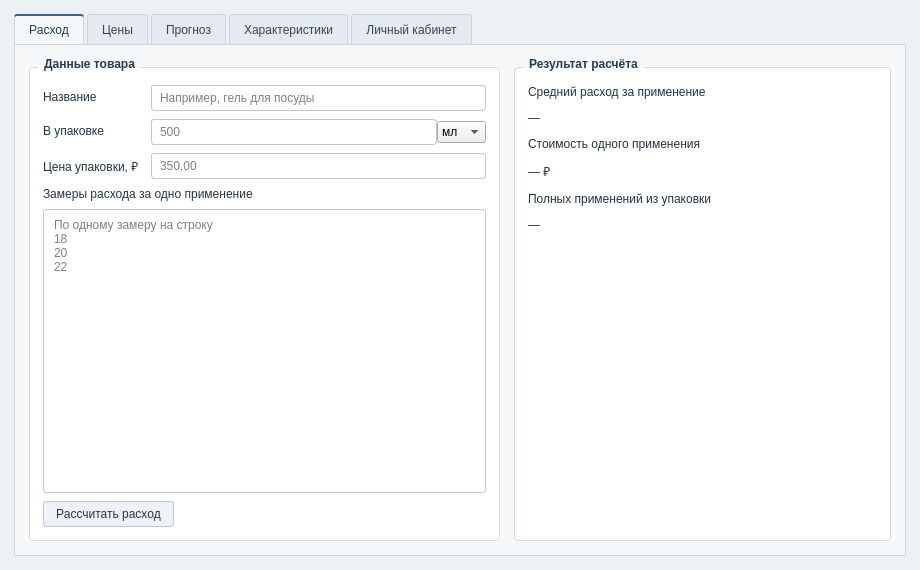
<?xml version="1.0" encoding="UTF-8"?>
<ui version="4.0">
 <class>HouseholdGoodsWindow</class>
 <widget class="QMainWindow" name="HouseholdGoodsWindow">
  <property name="geometry">
   <rect>
    <x>0</x>
    <y>0</y>
    <width>920</width>
    <height>570</height>
   </rect>
  </property>
  <property name="minimumSize">
   <size>
    <width>740</width>
    <height>490</height>
   </size>
  </property>
  <property name="windowTitle">
   <string>Аналитика товаров для дома</string>
  </property>
  <property name="styleSheet">
   <string notr="true">QWidget#centralWidget {
    background: #edf0f3;
}
QLabel {
    color: #243343;
}
QLabel[role=&quot;hint&quot;] {
    color: #516273;
}
QLabel[role=&quot;value&quot;] {
    color: #244e76;
    font-size: 18px;
    font-weight: 600;
}
QTabWidget::pane {
    border: 1px solid #cbd3dc;
    background: #f5f7f9;
}
QTabBar::tab {
    background: #e5eaf0;
    border: 1px solid #cbd3dc;
    border-bottom: none;
    border-top-left-radius: 3px;
    border-top-right-radius: 3px;
    color: #334454;
    padding: 7px 14px;
    margin-right: 3px;
}
QTabBar::tab:selected {
    background: #f5f7f9;
    border-top: 2px solid #3b638a;
    color: #173d62;
}
QGroupBox {
    background: white;
    border: 1px solid #d4dbe3;
    border-radius: 4px;
    margin-top: 10px;
    padding: 8px 4px 4px;
    font-weight: 600;
}
QGroupBox::title {
    subcontrol-origin: margin;
    subcontrol-position: top left;
    left: 9px;
    padding: 0 4px;
    color: #283b4e;
}
QGroupBox QWidget {
    font-weight: normal;
}
QLineEdit, QPlainTextEdit {
    background: #ffffff;
    border: 1px solid #bcc8d4;
    border-radius: 3px;
    padding: 4px 6px;
    selection-background-color: #315d87;
}
QLineEdit:focus, QPlainTextEdit:focus {
    border-color: #3b638a;
}
QPushButton {
    background: #eef2f6;
    border: 1px solid #bec9d5;
    border-radius: 3px;
    color: #253748;
    padding: 5px 12px;
}
QPushButton:hover, QPushButton:focus {
    background: #e4edf5;
    border-color: #6c8aa7;
}
QPushButton[role=&quot;primary&quot;] {
    background: #315d87;
    border-color: #315d87;
    color: white;
}
QPushButton[role=&quot;primary&quot;]:hover, QPushButton[role=&quot;primary&quot;]:focus {
    background: #264e75;
    border-color: #264e75;
}
QTableWidget {
    background: white;
    alternate-background-color: #f5f7fa;
    border: 1px solid #ccd6e0;
    gridline-color: #e0e6ed;
    selection-background-color: #dce8f3;
    selection-color: #1d3a56;
}
QHeaderView::section {
    background: #e9eef4;
    border: none;
    border-right: 1px solid #d4dee9;
    border-bottom: 1px solid #ccd6e0;
    color: #273c51;
    padding: 5px 7px;
}</string>
  </property>
  <widget class="QWidget" name="centralWidget">
   <layout class="QVBoxLayout" name="windowLayout">
    <property name="leftMargin">
     <number>14</number>
    </property>
    <property name="topMargin">
     <number>14</number>
    </property>
    <property name="rightMargin">
     <number>14</number>
    </property>
    <property name="bottomMargin">
     <number>14</number>
    </property>
    <item>
     <widget class="QTabWidget" name="mainTabs">
      <property name="currentIndex">
       <number>0</number>
      </property>
      <widget class="QWidget" name="usageTab">
       <attribute name="title">
        <string>Расход</string>
       </attribute>
       <layout class="QHBoxLayout" name="usageLayout" stretch="5,4">
        <property name="spacing">
         <number>14</number>
        </property>
        <property name="leftMargin">
         <number>14</number>
        </property>
        <property name="topMargin">
         <number>12</number>
        </property>
        <property name="rightMargin">
         <number>14</number>
        </property>
        <property name="bottomMargin">
         <number>14</number>
        </property>
        <item>
         <widget class="QGroupBox" name="usageInputGroup">
          <property name="title">
           <string>Данные товара</string>
          </property>
          <layout class="QVBoxLayout" name="usageInputLayout">
           <property name="spacing">
            <number>8</number>
           </property>
           <item>
            <layout class="QFormLayout" name="usageProductForm">
             <property name="fieldGrowthPolicy">
              <enum>QFormLayout::FieldGrowthPolicy::AllNonFixedFieldsGrow</enum>
             </property>
             <property name="horizontalSpacing">
              <number>12</number>
             </property>
             <property name="verticalSpacing">
              <number>8</number>
             </property>
             <item row="0" column="0">
              <widget class="QLabel" name="productLabel">
               <property name="text">
                <string>Название</string>
               </property>
               <property name="buddy">
                <cstring>productInput</cstring>
               </property>
              </widget>
             </item>
             <item row="0" column="1">
              <widget class="QLineEdit" name="productInput">
               <property name="placeholderText">
                <string>Например, гель для посуды</string>
               </property>
              </widget>
             </item>
             <item row="1" column="0">
              <widget class="QLabel" name="packageLabel">
               <property name="text">
                <string>В упаковке</string>
               </property>
               <property name="buddy">
                <cstring>packageInput</cstring>
               </property>
              </widget>
             </item>
             <item row="1" column="1">
              <layout class="QHBoxLayout" name="packageLayout">
               <item>
                <widget class="QLineEdit" name="packageInput">
                 <property name="placeholderText">
                  <string>500</string>
                 </property>
                </widget>
               </item>
               <item>
                <widget class="QComboBox" name="packageUnit">
                 <property name="accessibleName">
                  <string>Единица измерения</string>
                 </property>
                 <item>
                  <property name="text">
                   <string>мл</string>
                  </property>
                 </item>
                 <item>
                  <property name="text">
                   <string>г</string>
                  </property>
                 </item>
                 <item>
                  <property name="text">
                   <string>шт.</string>
                  </property>
                 </item>
                </widget>
               </item>
              </layout>
             </item>
             <item row="2" column="0">
              <widget class="QLabel" name="packagePriceLabel">
               <property name="text">
                <string>Цена упаковки, ₽</string>
               </property>
               <property name="buddy">
                <cstring>packagePriceInput</cstring>
               </property>
              </widget>
             </item>
             <item row="2" column="1">
              <widget class="QLineEdit" name="packagePriceInput">
               <property name="placeholderText">
                <string>350,00</string>
               </property>
              </widget>
             </item>
            </layout>
           </item>
           <item>
            <widget class="QLabel" name="measurementsLabel">
             <property name="text">
              <string>Замеры расхода за одно применение</string>
             </property>
             <property name="wordWrap">
              <bool>true</bool>
             </property>
             <property name="buddy">
              <cstring>measurementsInput</cstring>
             </property>
            </widget>
           </item>
           <item>
            <widget class="QPlainTextEdit" name="measurementsInput">
             <property name="tabChangesFocus">
              <bool>true</bool>
             </property>
             <property name="placeholderText">
              <string>По одному замеру на строку
18
20
22</string>
             </property>
            </widget>
           </item>
           <item alignment="Qt::AlignmentFlag::AlignLeft">
            <widget class="QPushButton" name="calculateUsageButton">
             <property name="text">
              <string>Рассчитать расход</string>
             </property>
             <property name="role" stdset="0">
              <string>primary</string>
             </property>
            </widget>
           </item>
          </layout>
         </widget>
        </item>
        <item>
         <widget class="QGroupBox" name="usageResultGroup">
          <property name="title">
           <string>Результат расчёта</string>
          </property>
          <layout class="QVBoxLayout" name="usageResultLayout">
           <property name="spacing">
            <number>12</number>
           </property>
           <item>
            <widget class="QLabel" name="averageUsageLabel">
             <property name="text">
              <string>Средний расход за применение</string>
             </property>
             <property name="wordWrap">
              <bool>true</bool>
             </property>
            </widget>
           </item>
           <item>
            <widget class="QLabel" name="averageUsageValue">
             <property name="text">
              <string>—</string>
             </property>
             <property name="role" stdset="0">
              <string>value</string>
             </property>
            </widget>
           </item>
           <item>
            <widget class="QLabel" name="usageCostLabel">
             <property name="text">
              <string>Стоимость одного применения</string>
             </property>
             <property name="wordWrap">
              <bool>true</bool>
             </property>
            </widget>
           </item>
           <item>
            <widget class="QLabel" name="usageCostValue">
             <property name="text">
              <string>— ₽</string>
             </property>
             <property name="role" stdset="0">
              <string>value</string>
             </property>
            </widget>
           </item>
           <item>
            <widget class="QLabel" name="fullUsesLabel">
             <property name="text">
              <string>Полных применений из упаковки</string>
             </property>
             <property name="wordWrap">
              <bool>true</bool>
             </property>
            </widget>
           </item>
           <item>
            <widget class="QLabel" name="fullUsesValue">
             <property name="text">
              <string>—</string>
             </property>
             <property name="role" stdset="0">
              <string>value</string>
             </property>
            </widget>
           </item>
           <item>
            <spacer name="usageResultSpacer">
             <property name="orientation">
              <enum>Qt::Orientation::Vertical</enum>
             </property>
             <property name="sizeHint" stdset="0">
              <size>
               <width>0</width>
               <height>12</height>
              </size>
             </property>
            </spacer>
           </item>
          </layout>
         </widget>
        </item>
       </layout>
      </widget>
      <widget class="QWidget" name="pricesTab">
       <attribute name="title">
        <string>Цены</string>
       </attribute>
       <layout class="QVBoxLayout" name="pricesLayout">
        <property name="spacing">
         <number>10</number>
        </property>
        <property name="leftMargin">
         <number>14</number>
        </property>
        <property name="topMargin">
         <number>12</number>
        </property>
        <property name="rightMargin">
         <number>14</number>
        </property>
        <property name="bottomMargin">
         <number>14</number>
        </property>
        <item>
         <widget class="QGroupBox" name="offerGroup">
          <property name="title">
           <string>Предложение магазина</string>
          </property>
          <layout class="QVBoxLayout" name="offerLayout">
           <property name="spacing">
            <number>8</number>
           </property>
           <item>
            <layout class="QHBoxLayout" name="priceLinkLayout">
             <item>
              <widget class="QLineEdit" name="productLinkInput">
               <property name="accessibleName">
                <string>Ссылка на карточку товара</string>
               </property>
               <property name="placeholderText">
                <string>Ссылка на карточку товара</string>
               </property>
              </widget>
             </item>
             <item>
              <widget class="QPushButton" name="loadPriceButton">
               <property name="text">
                <string>Загрузить цену</string>
               </property>
              </widget>
             </item>
            </layout>
           </item>
           <item>
            <layout class="QGridLayout" name="offerFieldsLayout" columnstretch="3,2,0,2">
             <item row="0" column="0">
              <widget class="QLabel" name="storeLabel">
               <property name="text">
                <string>Магазин</string>
               </property>
               <property name="buddy">
                <cstring>storeInput</cstring>
               </property>
              </widget>
             </item>
             <item row="0" column="1" colspan="2">
              <widget class="QLabel" name="offerPackageLabel">
               <property name="text">
                <string>Количество в упаковке</string>
               </property>
               <property name="buddy">
                <cstring>offerPackageInput</cstring>
               </property>
              </widget>
             </item>
             <item row="0" column="3">
              <widget class="QLabel" name="offerPriceLabel">
               <property name="text">
                <string>Цена, ₽</string>
               </property>
               <property name="buddy">
                <cstring>offerPriceInput</cstring>
               </property>
              </widget>
             </item>
             <item row="1" column="0">
              <widget class="QLineEdit" name="storeInput"/>
             </item>
             <item row="1" column="1">
              <widget class="QLineEdit" name="offerPackageInput"/>
             </item>
             <item row="1" column="2">
              <widget class="QComboBox" name="offerUnit">
               <property name="accessibleName">
                <string>Единица измерения для сравнения</string>
               </property>
               <item>
                <property name="text">
                 <string>мл</string>
                </property>
               </item>
               <item>
                <property name="text">
                 <string>г</string>
                </property>
               </item>
               <item>
                <property name="text">
                 <string>шт.</string>
                </property>
               </item>
              </widget>
             </item>
             <item row="1" column="3">
              <widget class="QLineEdit" name="offerPriceInput"/>
             </item>
            </layout>
           </item>
           <item alignment="Qt::AlignmentFlag::AlignRight">
            <widget class="QPushButton" name="addOfferButton">
             <property name="text">
              <string>Добавить предложение</string>
             </property>
             <property name="role" stdset="0">
              <string>primary</string>
             </property>
            </widget>
           </item>
          </layout>
         </widget>
        </item>
        <item>
         <widget class="QTableWidget" name="offersTable">
          <property name="accessibleName">
           <string>Предложения магазинов</string>
          </property>
          <property name="editTriggers">
           <set>QAbstractItemView::EditTrigger::NoEditTriggers</set>
          </property>
          <property name="alternatingRowColors">
           <bool>true</bool>
          </property>
          <property name="selectionBehavior">
           <enum>QAbstractItemView::SelectionBehavior::SelectRows</enum>
          </property>
          <attribute name="horizontalHeaderDefaultSectionSize">
           <number>165</number>
          </attribute>
          <attribute name="horizontalHeaderStretchLastSection">
           <bool>true</bool>
          </attribute>
          <attribute name="verticalHeaderVisible">
           <bool>false</bool>
          </attribute>
          <column>
           <property name="text">
            <string>Магазин</string>
           </property>
          </column>
          <column>
           <property name="text">
            <string>Упаковка</string>
           </property>
          </column>
          <column>
           <property name="text">
            <string>Цена, ₽</string>
           </property>
          </column>
          <column>
           <property name="text">
            <string>За 100 мл, ₽</string>
           </property>
          </column>
         </widget>
        </item>
        <item>
         <layout class="QHBoxLayout" name="priceSummaryLayout">
          <item>
           <widget class="QLabel" name="bestPriceLabel">
            <property name="text">
             <string>Добавьте два предложения для сравнения.</string>
            </property>
            <property name="wordWrap">
             <bool>true</bool>
            </property>
            <property name="role" stdset="0">
             <string>hint</string>
            </property>
           </widget>
          </item>
          <item>
           <widget class="QPushButton" name="removeOfferButton">
            <property name="enabled">
             <bool>false</bool>
            </property>
            <property name="text">
             <string>Удалить выбранное</string>
            </property>
           </widget>
          </item>
         </layout>
        </item>
       </layout>
      </widget>
      <widget class="QWidget" name="forecastTab">
       <attribute name="title">
        <string>Прогноз</string>
       </attribute>
       <layout class="QHBoxLayout" name="forecastLayout" stretch="2,3">
        <property name="spacing">
         <number>14</number>
        </property>
        <property name="leftMargin">
         <number>14</number>
        </property>
        <property name="topMargin">
         <number>12</number>
        </property>
        <property name="rightMargin">
         <number>14</number>
        </property>
        <property name="bottomMargin">
         <number>14</number>
        </property>
        <item>
         <widget class="QGroupBox" name="frequencyGroup">
          <property name="title">
           <string>Частота использования</string>
          </property>
          <layout class="QVBoxLayout" name="frequencyLayout">
           <property name="spacing">
            <number>10</number>
           </property>
           <item>
            <widget class="QLabel" name="forecastHint">
             <property name="text">
              <string>Заполните данные упаковки на вкладке «Расход».</string>
             </property>
             <property name="wordWrap">
              <bool>true</bool>
             </property>
             <property name="role" stdset="0">
              <string>hint</string>
             </property>
            </widget>
           </item>
           <item>
            <widget class="QLabel" name="frequencyLabel">
             <property name="text">
              <string>Количество применений</string>
             </property>
             <property name="buddy">
              <cstring>frequencyInput</cstring>
             </property>
            </widget>
           </item>
           <item>
            <layout class="QHBoxLayout" name="frequencyFieldsLayout" stretch="1,1">
             <item>
              <widget class="QSpinBox" name="frequencyInput">
               <property name="minimum">
                <number>1</number>
               </property>
               <property name="maximum">
                <number>10000</number>
               </property>
              </widget>
             </item>
             <item>
              <widget class="QComboBox" name="frequencyPeriod">
               <property name="accessibleName">
                <string>Период</string>
               </property>
               <item>
                <property name="text">
                 <string>в месяц</string>
                </property>
               </item>
               <item>
                <property name="text">
                 <string>в год</string>
                </property>
               </item>
              </widget>
             </item>
            </layout>
           </item>
           <item alignment="Qt::AlignmentFlag::AlignLeft">
            <widget class="QPushButton" name="calculateForecastButton">
             <property name="text">
              <string>Рассчитать прогноз</string>
             </property>
             <property name="role" stdset="0">
              <string>primary</string>
             </property>
            </widget>
           </item>
           <item>
            <spacer name="frequencySpacer">
             <property name="orientation">
              <enum>Qt::Orientation::Vertical</enum>
             </property>
             <property name="sizeHint" stdset="0">
              <size>
               <width>0</width>
               <height>12</height>
              </size>
             </property>
            </spacer>
           </item>
          </layout>
         </widget>
        </item>
        <item>
         <widget class="QGroupBox" name="forecastResultGroup">
          <property name="title">
           <string>Прогноз расхода и затрат</string>
          </property>
          <layout class="QVBoxLayout" name="forecastResultLayout">
           <property name="spacing">
            <number>10</number>
           </property>
           <item>
            <widget class="QLabel" name="packageDurationLabel">
             <property name="text">
              <string>На сколько хватит упаковки</string>
             </property>
             <property name="wordWrap">
              <bool>true</bool>
             </property>
            </widget>
           </item>
           <item>
            <widget class="QLabel" name="packageDurationValue">
             <property name="text">
              <string>— дн.</string>
             </property>
             <property name="role" stdset="0">
              <string>value</string>
             </property>
            </widget>
           </item>
           <item>
            <widget class="QTableWidget" name="forecastTable">
             <property name="maximumSize">
              <size>
               <width>16777215</width>
               <height>114</height>
              </size>
             </property>
             <property name="accessibleName">
              <string>Прогноз на месяц и год</string>
             </property>
             <property name="editTriggers">
              <set>QAbstractItemView::EditTrigger::NoEditTriggers</set>
             </property>
             <property name="alternatingRowColors">
              <bool>true</bool>
             </property>
             <attribute name="horizontalHeaderDefaultSectionSize">
              <number>88</number>
             </attribute>
             <attribute name="horizontalHeaderStretchLastSection">
              <bool>true</bool>
             </attribute>
             <attribute name="verticalHeaderVisible">
              <bool>false</bool>
             </attribute>
             <row>
              <property name="text">
               <string>Месяц</string>
              </property>
             </row>
             <row>
              <property name="text">
               <string>Год</string>
              </property>
             </row>
             <column>
              <property name="text">
               <string>Период</string>
              </property>
             </column>
             <column>
              <property name="text">
               <string>Применений</string>
              </property>
             </column>
             <column>
              <property name="text">
               <string>Расход</string>
              </property>
             </column>
             <column>
              <property name="text">
               <string>Стоимость, ₽</string>
              </property>
             </column>
             <item row="0" column="0">
              <property name="text">
               <string>Месяц</string>
              </property>
             </item>
             <item row="0" column="1">
              <property name="text">
               <string>—</string>
              </property>
             </item>
             <item row="0" column="2">
              <property name="text">
               <string>—</string>
              </property>
             </item>
             <item row="0" column="3">
              <property name="text">
               <string>—</string>
              </property>
             </item>
             <item row="1" column="0">
              <property name="text">
               <string>Год</string>
              </property>
             </item>
             <item row="1" column="1">
              <property name="text">
               <string>—</string>
              </property>
             </item>
             <item row="1" column="2">
              <property name="text">
               <string>—</string>
              </property>
             </item>
             <item row="1" column="3">
              <property name="text">
               <string>—</string>
              </property>
             </item>
            </widget>
           </item>
           <item>
            <spacer name="forecastResultSpacer">
             <property name="orientation">
              <enum>Qt::Orientation::Vertical</enum>
             </property>
             <property name="sizeHint" stdset="0">
              <size>
               <width>0</width>
               <height>12</height>
              </size>
             </property>
            </spacer>
           </item>
          </layout>
         </widget>
        </item>
       </layout>
      </widget>
      <widget class="QWidget" name="characteristicsTab">
       <attribute name="title">
        <string>Характеристики</string>
       </attribute>
       <layout class="QHBoxLayout" name="characteristicsLayout" stretch="5,4">
        <property name="spacing">
         <number>14</number>
        </property>
        <property name="leftMargin">
         <number>14</number>
        </property>
        <property name="topMargin">
         <number>12</number>
        </property>
        <property name="rightMargin">
         <number>14</number>
        </property>
        <property name="bottomMargin">
         <number>14</number>
        </property>
        <item>
         <widget class="QGroupBox" name="labelGroup">
          <property name="title">
           <string>Данные с этикетки</string>
          </property>
          <layout class="QVBoxLayout" name="labelLayout">
           <property name="spacing">
            <number>8</number>
           </property>
           <item>
            <layout class="QFormLayout" name="labelFieldsLayout">
             <property name="fieldGrowthPolicy">
              <enum>QFormLayout::FieldGrowthPolicy::AllNonFixedFieldsGrow</enum>
             </property>
             <item row="0" column="0">
              <widget class="QLabel" name="labelProductName">
               <property name="text">
                <string>Название</string>
               </property>
               <property name="buddy">
                <cstring>labelProductInput</cstring>
               </property>
              </widget>
             </item>
             <item row="0" column="1">
              <widget class="QLineEdit" name="labelProductInput">
               <property name="placeholderText">
                <string>Название товара</string>
               </property>
              </widget>
             </item>
             <item row="1" column="0">
              <widget class="QLabel" name="labelPackageSize">
               <property name="text">
                <string>В упаковке</string>
               </property>
               <property name="buddy">
                <cstring>labelPackageInput</cstring>
               </property>
              </widget>
             </item>
             <item row="1" column="1">
              <widget class="QLineEdit" name="labelPackageInput">
               <property name="placeholderText">
                <string>Например, 500 мл</string>
               </property>
              </widget>
             </item>
            </layout>
           </item>
           <item>
            <widget class="QLabel" name="compositionLabel">
             <property name="text">
              <string>Состав</string>
             </property>
             <property name="buddy">
              <cstring>compositionInput</cstring>
             </property>
            </widget>
           </item>
           <item>
            <widget class="QPlainTextEdit" name="compositionInput">
             <property name="tabChangesFocus">
              <bool>true</bool>
             </property>
             <property name="placeholderText">
              <string>Введите компоненты по одному на строку</string>
             </property>
            </widget>
           </item>
           <item alignment="Qt::AlignmentFlag::AlignLeft">
            <widget class="QPushButton" name="analyzeCompositionButton">
             <property name="text">
              <string>Проанализировать состав</string>
             </property>
             <property name="role" stdset="0">
              <string>primary</string>
             </property>
            </widget>
           </item>
           <item>
            <widget class="QLabel" name="compositionResult">
             <property name="text">
              <string>Уникальных компонентов —</string>
             </property>
             <property name="role" stdset="0">
              <string>hint</string>
             </property>
            </widget>
           </item>
          </layout>
         </widget>
        </item>
        <item>
         <widget class="QGroupBox" name="effectivenessGroup">
          <property name="title">
           <string>Эффективность</string>
          </property>
          <layout class="QVBoxLayout" name="effectivenessLayout">
           <property name="spacing">
            <number>10</number>
           </property>
           <item>
            <widget class="QLabel" name="effectivenessHint">
             <property name="text">
              <string>Оценивайте все применения по одному критерию.</string>
             </property>
             <property name="wordWrap">
              <bool>true</bool>
             </property>
             <property name="role" stdset="0">
              <string>hint</string>
             </property>
            </widget>
           </item>
           <item>
            <layout class="QFormLayout" name="effectivenessFields">
             <property name="fieldGrowthPolicy">
              <enum>QFormLayout::FieldGrowthPolicy::AllNonFixedFieldsGrow</enum>
             </property>
             <item row="0" column="0">
              <widget class="QLabel" name="testCountLabel">
               <property name="text">
                <string>Всего испытаний</string>
               </property>
               <property name="buddy">
                <cstring>testCountInput</cstring>
               </property>
              </widget>
             </item>
             <item row="0" column="1">
              <widget class="QSpinBox" name="testCountInput">
               <property name="maximum">
                <number>100000</number>
               </property>
              </widget>
             </item>
             <item row="1" column="0">
              <widget class="QLabel" name="successCountLabel">
               <property name="text">
                <string>Успешных</string>
               </property>
               <property name="buddy">
                <cstring>successCountInput</cstring>
               </property>
              </widget>
             </item>
             <item row="1" column="1">
              <widget class="QSpinBox" name="successCountInput">
               <property name="maximum">
                <number>100000</number>
               </property>
              </widget>
             </item>
            </layout>
           </item>
           <item>
            <widget class="QLabel" name="effectivenessLabel">
             <property name="text">
              <string>Доля успешных применений</string>
             </property>
             <property name="wordWrap">
              <bool>true</bool>
             </property>
            </widget>
           </item>
           <item>
            <widget class="QLabel" name="effectivenessValue">
             <property name="text">
              <string>— %</string>
             </property>
             <property name="role" stdset="0">
              <string>value</string>
             </property>
            </widget>
           </item>
           <item>
            <spacer name="effectivenessSpacer">
             <property name="orientation">
              <enum>Qt::Orientation::Vertical</enum>
             </property>
             <property name="sizeHint" stdset="0">
              <size>
               <width>0</width>
               <height>12</height>
              </size>
             </property>
            </spacer>
           </item>
          </layout>
         </widget>
        </item>
       </layout>
      </widget>
      <widget class="QWidget" name="accountTab">
       <attribute name="title">
        <string>Личный кабинет</string>
       </attribute>
       <layout class="QHBoxLayout" name="accountLayout" stretch="2,3">
        <property name="spacing">
         <number>14</number>
        </property>
        <property name="leftMargin">
         <number>14</number>
        </property>
        <property name="topMargin">
         <number>12</number>
        </property>
        <property name="rightMargin">
         <number>14</number>
        </property>
        <property name="bottomMargin">
         <number>14</number>
        </property>
        <item>
         <widget class="QGroupBox" name="signInGroup">
          <property name="title">
           <string>Вход</string>
          </property>
          <layout class="QVBoxLayout" name="signInLayout">
           <property name="spacing">
            <number>8</number>
           </property>
           <item>
            <widget class="QLabel" name="emailLabel">
             <property name="text">
              <string>Электронная почта</string>
             </property>
             <property name="buddy">
              <cstring>emailInput</cstring>
             </property>
            </widget>
           </item>
           <item>
            <widget class="QLineEdit" name="emailInput">
             <property name="placeholderText">
              <string>name@example.ru</string>
             </property>
            </widget>
           </item>
           <item>
            <widget class="QLabel" name="passwordLabel">
             <property name="text">
              <string>Пароль</string>
             </property>
             <property name="buddy">
              <cstring>passwordInput</cstring>
             </property>
            </widget>
           </item>
           <item>
            <widget class="QLineEdit" name="passwordInput">
             <property name="echoMode">
              <enum>QLineEdit::EchoMode::Password</enum>
             </property>
            </widget>
           </item>
           <item>
            <layout class="QHBoxLayout" name="accountButtons">
             <item>
              <widget class="QPushButton" name="signInButton">
               <property name="text">
                <string>Войти</string>
               </property>
               <property name="role" stdset="0">
                <string>primary</string>
               </property>
              </widget>
             </item>
             <item>
              <widget class="QPushButton" name="registerButton">
               <property name="text">
                <string>Регистрация</string>
               </property>
              </widget>
             </item>
            </layout>
           </item>
           <item>
            <spacer name="signInSpacer">
             <property name="orientation">
              <enum>Qt::Orientation::Vertical</enum>
             </property>
             <property name="sizeHint" stdset="0">
              <size>
               <width>0</width>
               <height>12</height>
              </size>
             </property>
            </spacer>
           </item>
          </layout>
         </widget>
        </item>
        <item>
         <widget class="QGroupBox" name="historyGroup">
          <property name="title">
           <string>История запросов</string>
          </property>
          <layout class="QVBoxLayout" name="historyLayout">
           <item>
            <widget class="QLabel" name="historyHint">
             <property name="text">
              <string>Войдите, чтобы просмотреть историю.</string>
             </property>
             <property name="wordWrap">
              <bool>true</bool>
             </property>
             <property name="role" stdset="0">
              <string>hint</string>
             </property>
            </widget>
           </item>
           <item>
            <widget class="QTableWidget" name="historyTable">
             <property name="accessibleName">
              <string>История запросов</string>
             </property>
             <property name="editTriggers">
              <set>QAbstractItemView::EditTrigger::NoEditTriggers</set>
             </property>
             <property name="alternatingRowColors">
              <bool>true</bool>
             </property>
             <property name="selectionBehavior">
              <enum>QAbstractItemView::SelectionBehavior::SelectRows</enum>
             </property>
             <attribute name="horizontalHeaderDefaultSectionSize">
              <number>122</number>
             </attribute>
             <attribute name="horizontalHeaderStretchLastSection">
              <bool>true</bool>
             </attribute>
             <attribute name="verticalHeaderVisible">
              <bool>false</bool>
             </attribute>
             <column>
              <property name="text">
               <string>Дата</string>
              </property>
             </column>
             <column>
              <property name="text">
               <string>Товар</string>
              </property>
             </column>
             <column>
              <property name="text">
               <string>Действие</string>
              </property>
             </column>
            </widget>
           </item>
          </layout>
         </widget>
        </item>
       </layout>
      </widget>
     </widget>
    </item>
   </layout>
  </widget>
 </widget>
 <resources/>
 <connections/>
</ui>
